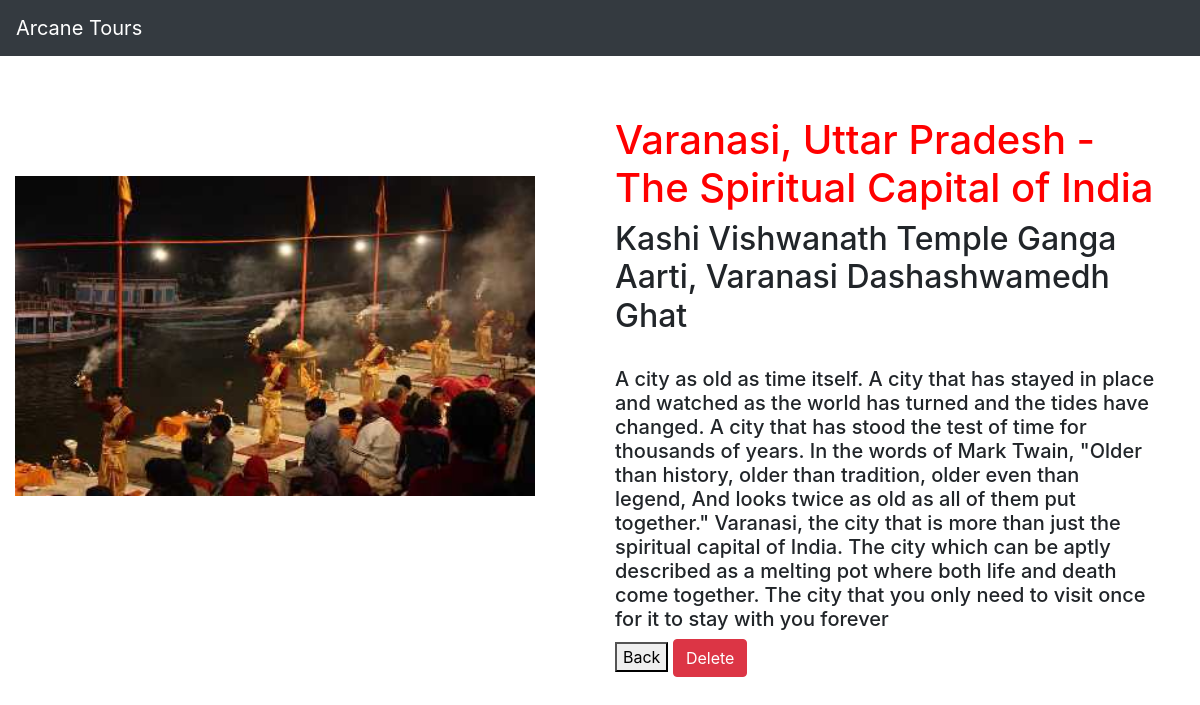
/details/4/, run on the app's committed database.
### tourapp/models.py (models this page shows, shortened)
class spots(models.Model):
    name = models.CharField(max_length=100)
    known = models.TextField(max_length=500,default='')
    desc = models.TextField()
    thb = models.ImageField(upload_to='pics')

### tourapp/views.py (the view)
# urls.py: path('details/<int:id>/', views.details, name='details'),
def details(request, id):
    det = spots.objects.get(id=id)
    return render(request, 'details.html', {'fr': det})

### templates/details.html
{% extends 'base.html' %}
{% block body %}
<div class="container" >
    <div class="row">
        <div class="col-md-6">
            <img src="{{fr.thb.url}}" alt="" width="520px;" height="320px;" style="margin-top:120px;margin-left:-30px;">
        </div>
        <div class="col-md-6" style="margin-top:60px;">
            <h1 style="color:red;" >{{fr.name}}</h1>
            <h2>{{fr.known}}</h2> <br>
            <h5>{{fr.desc}}</h5>
            <button onclick="window.history.back();">Back</button>
            <a class="btn btn-danger" href="{% url 'tourapp:dele' fr.id %}">Delete</a>
        </div>
    </div>
</div>
{% endblock %}

### data on the page
spots: thb (picture), name "Varanasi, Uttar Pradesh - The Spiritual Capital of India", known "Kashi Vishwanath Temple Ganga Aarti, Varanasi Dashashwamedh Ghat", desc "A city as old as time itself. A city that has stayed in place and watched as the world has turned and the tides have changed. A city that has stood the test of time for thousands of years. In the words of Mark Twain, \"Older than history, older than tradition, older even than legend, And looks twice as old as all of them put together.\" Varanasi, the city that is more than just the spiritual capital of India. The city which can be aptly described as a melting pot where both life and death come together. The city that you only need to visit once for it to stay with you forever"
